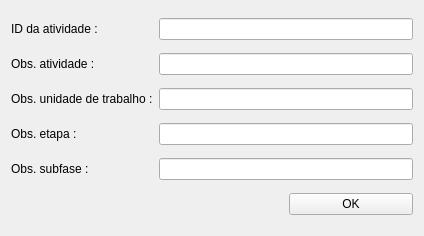
<?xml version="1.0" encoding="UTF-8"?>
<ui version="4.0">
 <class>Form</class>
 <widget class="QWidget" name="Form">
  <property name="geometry">
   <rect>
    <x>0</x>
    <y>0</y>
    <width>424</width>
    <height>236</height>
   </rect>
  </property>
  <property name="windowTitle">
   <string>Form</string>
  </property>
  <layout class="QGridLayout" name="gridLayout">
   <item row="0" column="0">
    <widget class="QLabel" name="label">
     <property name="text">
      <string>ID da atividade :</string>
     </property>
    </widget>
   </item>
   <item row="0" column="1" colspan="2">
    <widget class="QLineEdit" name="activity_id_le"/>
   </item>
   <item row="1" column="0">
    <widget class="QLabel" name="label_2">
     <property name="text">
      <string>Obs. atividade :</string>
     </property>
    </widget>
   </item>
   <item row="1" column="1" colspan="2">
    <widget class="QLineEdit" name="obs_activity_le"/>
   </item>
   <item row="2" column="0">
    <widget class="QLabel" name="label_3">
     <property name="text">
      <string>Obs. unidade de trabalho :</string>
     </property>
    </widget>
   </item>
   <item row="2" column="1" colspan="2">
    <widget class="QLineEdit" name="obs_workspace_le"/>
   </item>
   <item row="3" column="0">
    <widget class="QLabel" name="label_4">
     <property name="text">
      <string>Obs. etapa :</string>
     </property>
    </widget>
   </item>
   <item row="3" column="1" colspan="2">
    <widget class="QLineEdit" name="obs_step_le"/>
   </item>
   <item row="4" column="0">
    <widget class="QLabel" name="label_5">
     <property name="text">
      <string>Obs. subfase :</string>
     </property>
    </widget>
   </item>
   <item row="4" column="1" colspan="2">
    <widget class="QLineEdit" name="obs_subfase_le"/>
   </item>
   <item row="5" column="0" colspan="2">
    <spacer name="horizontalSpacer">
     <property name="orientation">
      <enum>Qt::Horizontal</enum>
     </property>
     <property name="sizeHint" stdset="0">
      <size>
       <width>219</width>
       <height>20</height>
      </size>
     </property>
    </spacer>
   </item>
   <item row="5" column="2">
    <widget class="QPushButton" name="ok_btn">
     <property name="text">
      <string>OK</string>
     </property>
    </widget>
   </item>
  </layout>
 </widget>
 <resources/>
 <connections/>
</ui>
